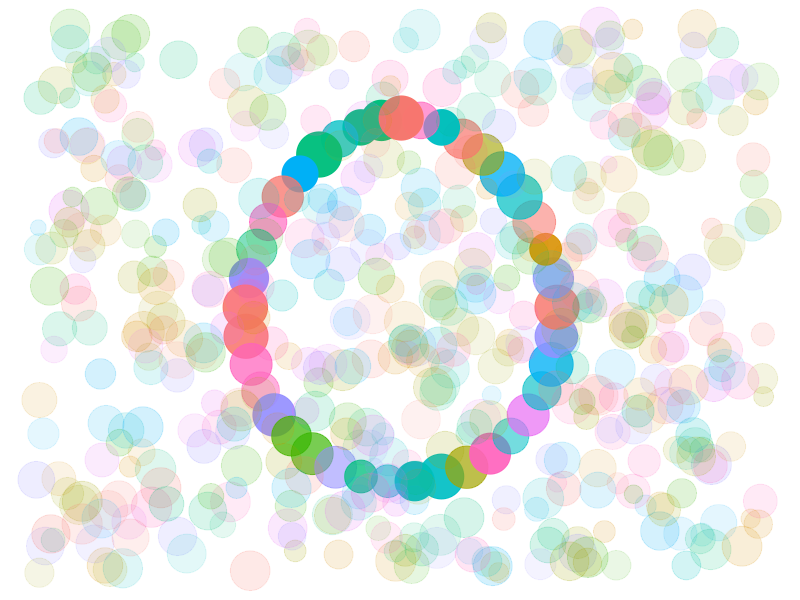

Generate this figure with R:
## ---- chunk 1
library(ggplot2)

egg_equation <- function(t)
  data.frame(x = 0.78 * cos(t/4) * sin(t), 
             y = -cos(t))

npointsb <- 40
npoints <- 500

t <- seq(-pi, pi, length = npointsb)

set.seed(15390)

point_img <- cbind(egg_equation(t),
                     data.frame(s = runif(npointsb, min = 3, 
                                          max = 8), 
                                f = factor(sample(1L:10, npointsb, TRUE)), 
                                a = runif(npointsb, min = 0.2, max = 0.4)))

points_bcg <- data.frame(x = runif(npoints, -1.7, 1.7), 
                         y = runif(npoints, -1.5, 1.5), 
                         s = runif(npoints, min = 1, max = 6), 
                         f = factor(sample(1L:10, npoints, TRUE)), 
                         a = runif(npoints, min= 0.05, max = 0.08))

data <- rbind(point_img, points_bcg)
ggplot(data, aes(x, y, colour = f, alpha = a, size = s)) +
  geom_point() +
  theme_void() + 
  scale_size_continuous(range = c(5, 15)) +
  theme(legend.position="none")
